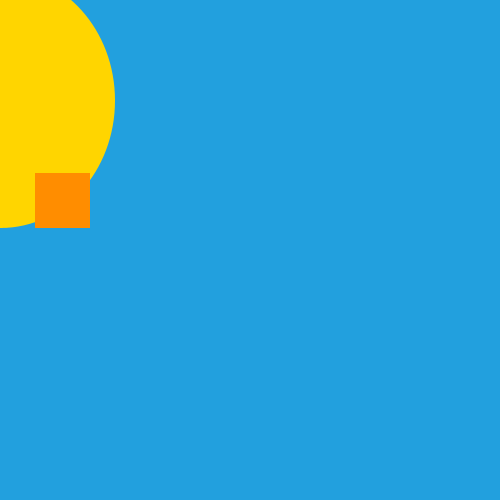
Frame 1 (no input)
Frame 60 (the mouse pressed at the canvas centre just before this capture): identical to frame 1, image omitted
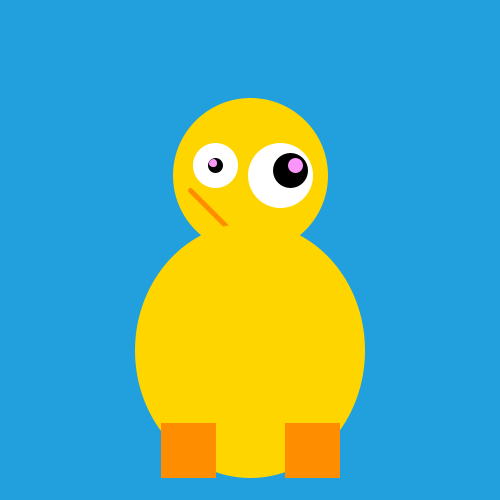
Frame 120 (the mouse held since frame 60 and released just before this capture)

The Processing sketch that drew these frames (run headless with seeded random() and noise(); from frame 60 on, the mouse is pressed at the canvas centre):

// Processing sketch: processing_23201
// ── processing_23201.pde

void setup(){
  
  size(500,500);
  smooth();
  frameRate(50); //set to 50 frames per second
  
}

void draw(){
  
  //crazy duck
  background(34,160,222); //light blue
  ellipseMode(CENTER); 
  rectMode(CENTER);
  
  //crazy duck head
  stroke(255,213,0);
  fill(255,213,0);
  ellipse(mouseX,mouseY-75,150,150);
  
  //crazy duck smile
  stroke(255,141,0); //orange
  strokeWeight(5);
  line(mouseX-60,mouseY-60,pmouseX+100,pmouseY+100);
  
  //crazy duck body
  stroke(255,213,0);
  fill(255,213,0);
  ellipse(mouseX,mouseY+100,225,250);
  
  //crazy duck feet
  stroke(255,141,0); //orange
  fill(255,141,0); //orange
  rect(mouseX-62,mouseY+200,50,50);
  rect(mouseX+62,mouseY+200,50,50);
  
  //crazy duck eyes
  stroke(255); //white
  fill(255);
  ellipse(mouseX-35,mouseY-85,40,40);
  ellipse(mouseX+30,mouseY-75,60,60);
  
  //crazy duck pupils
  stroke(0);
  fill(0);
  ellipse(pmouseX-35,pmouseY-85,10,10);
  ellipse(pmouseX+40,pmouseY-80,30,30);
  
  //crazy duck light in pupils
  stroke(pmouseX,150,pmouseY); //colour changes with mouse location
  fill(mouseX,150,mouseY); //colour changes with mouse location
  ellipse(pmouseX-37,pmouseY-87,3,3);
  ellipse(pmouseX+45,pmouseY-85,10,10);
  
  
}

void keyPressed(){
  stroke(255,0,200); //feet flash to pink
  fill(255,0,200); //feet flash to pink
  rect(mouseX-62,mouseY+200,50,50);
  rect(mouseX+62,mouseY+200,50,50);
  

}

void mousePressed(){
  println("quaaaack!");
  
}
